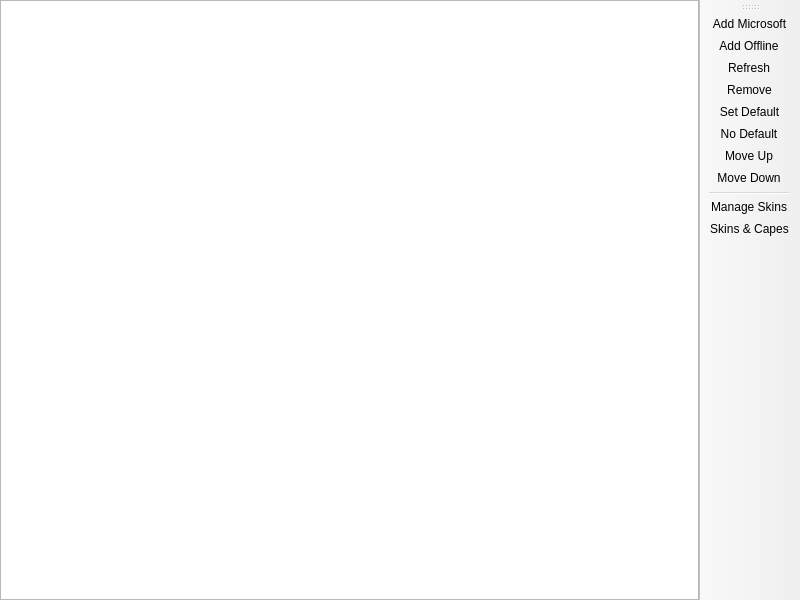
<?xml version="1.0" encoding="UTF-8"?>
<ui version="4.0">
 <class>AccountListPage</class>
 <widget class="QMainWindow" name="AccountListPage">
  <property name="geometry">
   <rect>
    <x>0</x>
    <y>0</y>
    <width>800</width>
    <height>600</height>
   </rect>
  </property>
  <widget class="QWidget" name="centralwidget">
   <layout class="QHBoxLayout" name="horizontalLayout">
    <property name="leftMargin">
     <number>0</number>
    </property>
    <property name="topMargin">
     <number>0</number>
    </property>
    <property name="rightMargin">
     <number>0</number>
    </property>
    <property name="bottomMargin">
     <number>0</number>
    </property>
    <item>
     <widget class="VersionListView" name="listView">
      <property name="alternatingRowColors">
       <bool>true</bool>
      </property>
      <property name="rootIsDecorated">
       <bool>false</bool>
      </property>
      <property name="itemsExpandable">
       <bool>false</bool>
      </property>
      <property name="allColumnsShowFocus">
       <bool>true</bool>
      </property>
      <attribute name="headerStretchLastSection">
       <bool>false</bool>
      </attribute>
     </widget>
    </item>
   </layout>
  </widget>
  <widget class="WideBar" name="toolBar">
   <attribute name="toolBarArea">
    <enum>RightToolBarArea</enum>
   </attribute>
   <attribute name="toolBarBreak">
    <bool>false</bool>
   </attribute>
   <addaction name="actionAddMicrosoft"/>
   <addaction name="actionAddOffline"/>
   <addaction name="actionRefresh"/>
   <addaction name="actionRemove"/>
   <addaction name="actionSetDefault"/>
   <addaction name="actionNoDefault"/>
   <addaction name="actionMoveUp"/>
   <addaction name="actionMoveDown"/>
   <addaction name="separator"/>
   <addaction name="actionManageSkins"/>
   <addaction name="actionXylarSkins"/>
  </widget>
  <action name="actionSetDefault">
   <property name="text">
    <string>&amp;Set Default</string>
   </property>
  </action>
  <action name="actionNoDefault">
   <property name="checkable">
    <bool>true</bool>
   </property>
   <property name="text">
    <string>&amp;No Default</string>
   </property>
  </action>
  <action name="actionManageSkins">
   <property name="text">
    <string>&amp;Manage Skins</string>
   </property>
   <property name="toolTip">
    <string>Manage Skins</string>
   </property>
  </action>
  <action name="actionXylarSkins">
   <property name="text">
    <string>Skins &amp;&amp; &amp;Capes</string>
   </property>
   <property name="toolTip">
    <string>Change this account's skin and cape for XylarJava (works for offline accounts too)</string>
   </property>
  </action>
  <action name="actionAddMicrosoft">
   <property name="text">
    <string>&amp;Add Microsoft</string>
   </property>
  </action>
  <action name="actionAddOffline">
   <property name="text">
    <string>Add &amp;Offline</string>
   </property>
  </action>
  <action name="actionRefresh">
   <property name="text">
    <string>&amp;Refresh</string>
   </property>
   <property name="toolTip">
    <string>Refresh the account tokens</string>
   </property>
  </action>
  <action name="actionRemove">
   <property name="text">
    <string>Remo&amp;ve</string>
   </property>
  </action>
  <action name="actionMoveUp">
   <property name="text">
    <string>Move &amp;Up</string>
   </property>
  </action>
  <action name="actionMoveDown">
   <property name="text">
    <string>Move &amp;Down</string>
   </property>
  </action>
 </widget>
 <customwidgets>
  <customwidget>
   <class>VersionListView</class>
   <extends>QTreeView</extends>
   <header>ui/widgets/VersionListView.h</header>
  </customwidget>
  <customwidget>
   <class>WideBar</class>
   <extends>QToolBar</extends>
   <header>ui/widgets/WideBar.h</header>
  </customwidget>
 </customwidgets>
 <resources/>
 <connections/>
</ui>
